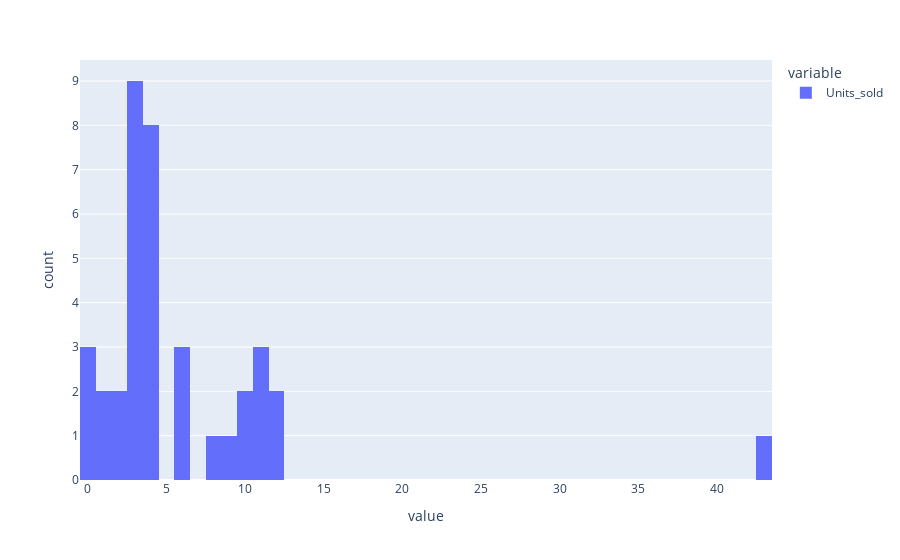

Write notebook code for a chart like this one.
### Markdown cell above
So, it turns out that $3$ is the most common daily sales figure. The plot of the distribution confirms that the sales value with the highest probability is $3$.

### Code cell
px.histogram(air_con_sales["Units_sold"], nbins=45)

### Figure 1 — Plotly figure (JSON) as saved in the notebook; plotly's stock layout.template omitted (floating-point values rounded to 4 significant figures)
{"data": [{"alignmentgroup": "True", "bingroup": "x", "hovertemplate": "variable=Units_sold<br>value=%{x}<br>count=%{y}<extra></extra>", "legendgroup": "Units_sold", "marker": {"color": "#636efa"}, "name": "Units_sold", "nbinsx": 45, "offsetgroup": "Units_sold", "orientation": "v", "showlegend": true, "type": "histogram", "x": [0, 1, 0, 9, 3, 3, 4, 3, 4, 11, 3, 0, 4, 4, 43, 11, 12, 10, 10, 3, 4, 6, 4, 3, 4, 3, 4, 6, 1, 3, 8, 12, 2, 6, 3, 11, 2], "xaxis": "x", "yaxis": "y"}], "layout": {"barmode": "relative", "legend": {"title": {"text": "variable"}, "tracegroupgap": 0}, "margin": {"t": 60}, "xaxis": {"anchor": "y", "domain": [0, 1], "title": {"text": "value"}}, "yaxis": {"anchor": "x", "domain": [0, 1], "title": {"text": "count"}}}}
